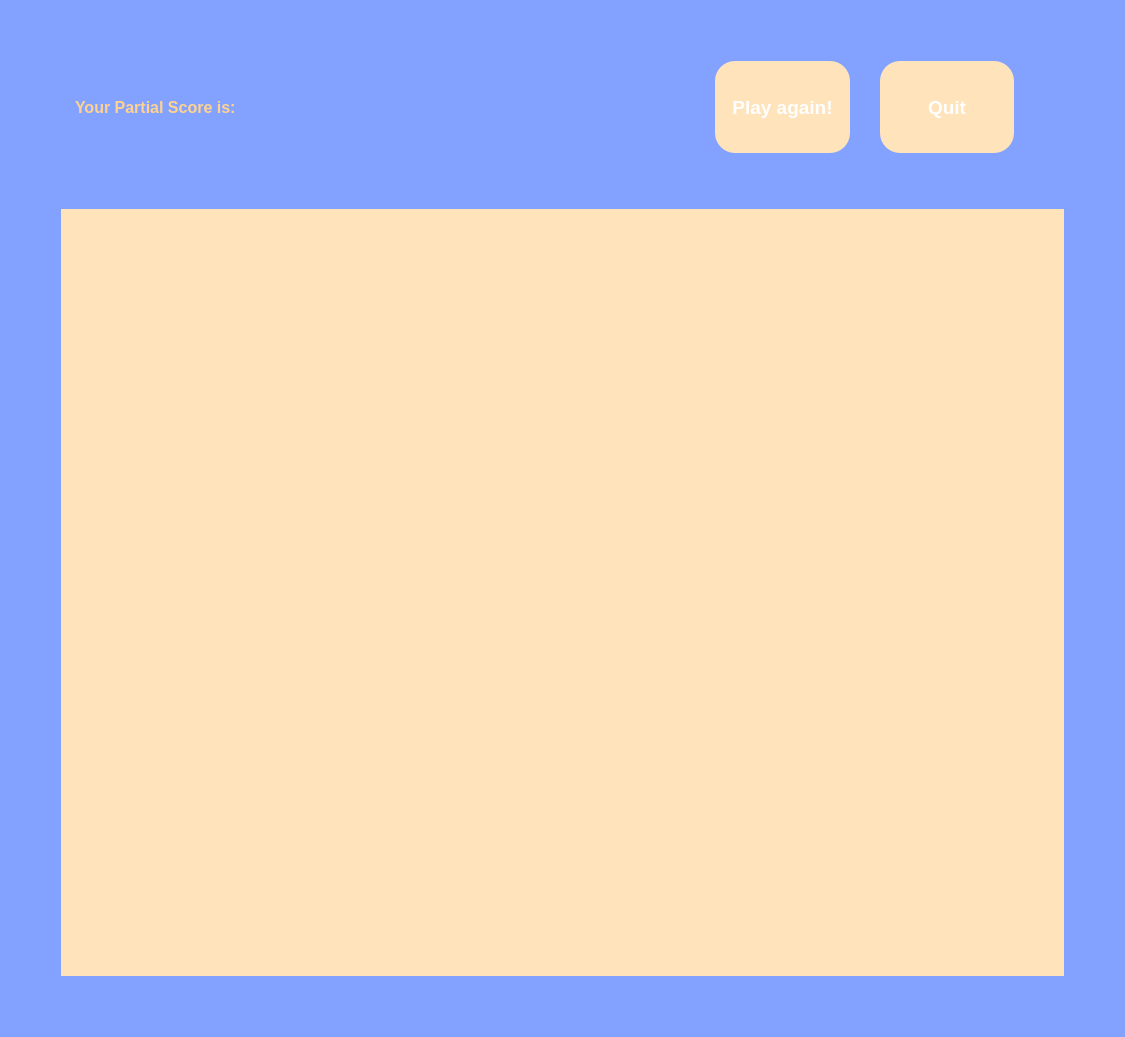
<?xml version="1.0" encoding="UTF-8"?>
<ui version="4.0">
 <class>TranslationSummary</class>
 <widget class="QWidget" name="TranslationSummary">
  <property name="geometry">
   <rect>
    <x>0</x>
    <y>0</y>
    <width>1125</width>
    <height>1037</height>
   </rect>
  </property>
  <property name="windowTitle">
   <string>Summary</string>
  </property>
  <property name="styleSheet">
   <string notr="true">QWidget {
	background-color: #83A2FF;
	color: #FFFFFF;
}</string>
  </property>
  <layout class="QVBoxLayout" name="verticalLayout_2">
   <item>
    <layout class="QVBoxLayout" name="verticalLayout" stretch="1,4">
     <property name="leftMargin">
      <number>50</number>
     </property>
     <property name="rightMargin">
      <number>50</number>
     </property>
     <property name="bottomMargin">
      <number>50</number>
     </property>
     <item>
      <layout class="QHBoxLayout" name="horizontalLayout_2" stretch="3,2">
       <item>
        <widget class="QLabel" name="score_label">
         <property name="sizePolicy">
          <sizepolicy hsizetype="Expanding" vsizetype="Expanding">
           <horstretch>1</horstretch>
           <verstretch>1</verstretch>
          </sizepolicy>
         </property>
         <property name="font">
          <font>
           <pointsize>12</pointsize>
           <weight>75</weight>
           <bold>true</bold>
          </font>
         </property>
         <property name="styleSheet">
          <string notr="true">border-radius: 50%; /* Makes the label circular */
border: 2px solid #000000; /* Border color and width */
padding: 10px; /* Adjust padding as needed */
background-color: #83A2FF;
color: #FFD28F;
border: none;
</string>
         </property>
         <property name="text">
          <string>Your Partial Score is:</string>
         </property>
         <property name="wordWrap">
          <bool>true</bool>
         </property>
        </widget>
       </item>
       <item>
        <layout class="QHBoxLayout" name="horizontalLayout">
         <property name="spacing">
          <number>30</number>
         </property>
         <property name="leftMargin">
          <number>50</number>
         </property>
         <property name="topMargin">
          <number>50</number>
         </property>
         <property name="rightMargin">
          <number>50</number>
         </property>
         <property name="bottomMargin">
          <number>50</number>
         </property>
         <item>
          <widget class="QPushButton" name="play_again_button">
           <property name="sizePolicy">
            <sizepolicy hsizetype="Expanding" vsizetype="Expanding">
             <horstretch>1</horstretch>
             <verstretch>1</verstretch>
            </sizepolicy>
           </property>
           <property name="font">
            <font>
             <pointsize>14</pointsize>
             <weight>75</weight>
             <bold>true</bold>
            </font>
           </property>
           <property name="styleSheet">
            <string notr="true">QPushButton {
	border-radius: 20px; /* Adjust the radius as needed */
	background-color: #FFE3BB;
}
QPushButton:hover {
	background-color: #FFD28F;
	}
QPushButton:pressed {
	background-color: #B4BDFF;
}</string>
           </property>
           <property name="text">
            <string>Play again!</string>
           </property>
          </widget>
         </item>
         <item>
          <widget class="QPushButton" name="quit_button">
           <property name="sizePolicy">
            <sizepolicy hsizetype="Expanding" vsizetype="Expanding">
             <horstretch>1</horstretch>
             <verstretch>1</verstretch>
            </sizepolicy>
           </property>
           <property name="font">
            <font>
             <pointsize>14</pointsize>
             <weight>75</weight>
             <bold>true</bold>
            </font>
           </property>
           <property name="styleSheet">
            <string notr="true">QPushButton {
	border-radius: 20px; /* Adjust the radius as needed */
	background-color: #FFE3BB;
}
QPushButton:hover {
	background-color: #FFD28F;
	}
QPushButton:pressed {
	background-color: #B4BDFF;
}</string>
           </property>
           <property name="text">
            <string>Quit</string>
           </property>
          </widget>
         </item>
        </layout>
       </item>
      </layout>
     </item>
     <item>
      <layout class="QHBoxLayout" name="table_layout">
       <item>
        <widget class="QTableView" name="summary_table">
         <property name="sizePolicy">
          <sizepolicy hsizetype="Expanding" vsizetype="Expanding">
           <horstretch>1</horstretch>
           <verstretch>1</verstretch>
          </sizepolicy>
         </property>
         <property name="font">
          <font>
           <pointsize>10</pointsize>
           <weight>75</weight>
           <bold>true</bold>
          </font>
         </property>
         <property name="styleSheet">
          <string notr="true">QTableView {
	color: white;
	border: 2px solid #000000;
	padding: 10px;
	background-color: #FFE3BB;
	color: black;
	font-weight: bold;
	border: none;
}

QHeaderView::section {
	color: white;
	background-color: #FFD28F;
	border: 1px solid #555;
	height: 36px;
	width: 260px;
	font-weight: bold;
}</string>
         </property>
         <property name="cornerButtonEnabled">
          <bool>false</bool>
         </property>
        </widget>
       </item>
      </layout>
     </item>
    </layout>
   </item>
  </layout>
 </widget>
 <resources/>
 <connections/>
</ui>
